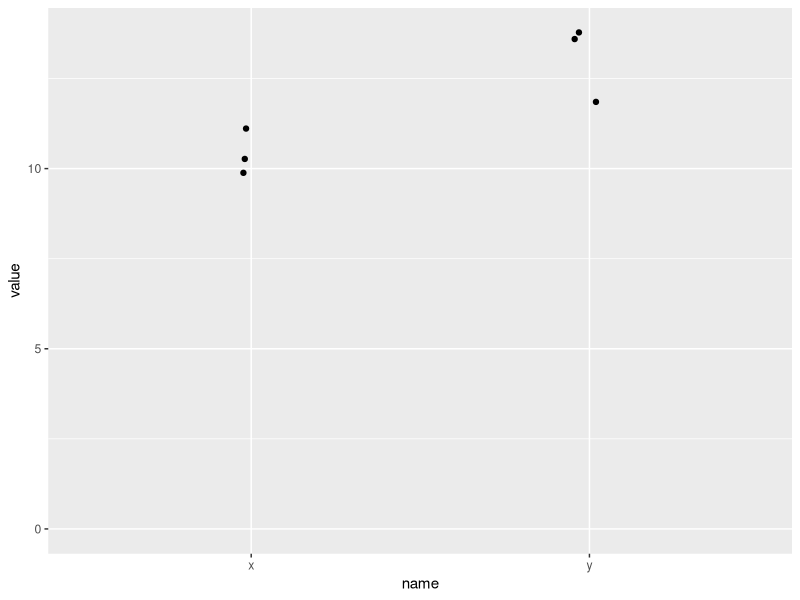

This chart was generated by the following R code:
## ---- chunk 1
library(tidyverse)
## ---- chunk 2
t_example <- tibble(
  x = rnorm(3, 10),
  y = rnorm(3, 14) 
) %>%
  pivot_longer(x:y)

t_example %>% 
  ggplot(aes(name, value)) +
  geom_jitter(width = 0.05) +
  expand_limits(y = 0)
## ---- chunk 3
t.test(value ~ name, data = t_example, var.equal = TRUE)
model <- lm(value ~ name, data = t_example)
summary(model)
